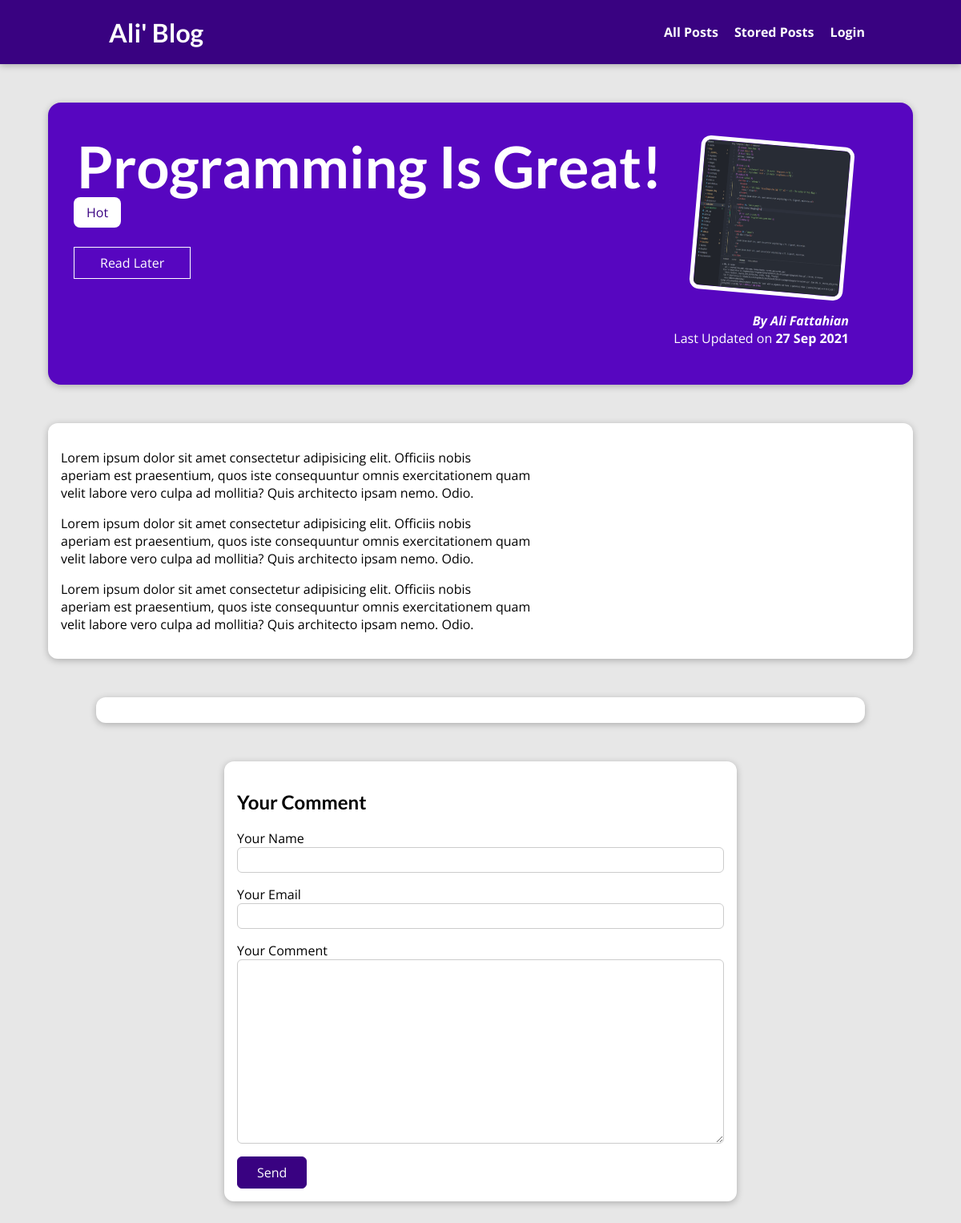
Page /posts/programming-is-fun on the committed database.
### blog/models.py (models this page shows, shortened)
class Post(models.Model):
    title = models.CharField(max_length = 50)
    excerpt = models.CharField(max_length= 200)
    image = models.ImageField(upload_to = 'posts', null = True)
    date = models.DateField(auto_now = True)
    slug = models.SlugField(unique=True) #db_index = True is here by default, we don't have to add it.(it is use to make quering the data more efficient)
    content = models.TextField(validators = [MinLengthValidator(10)])
    author = models.ForeignKey(Author, on_delete= models.SET_NULL, related_name = 'posts', null = True)
    tag = models.ManyToManyField(Tag)

class Tag(models.Model):
    caption = CharField(max_length= 50, null = True)

class Author(models.Model):
    first_name = models.CharField(max_length= 50)
    last_name = models.CharField(max_length= 80)
    email_address = models.EmailField(null = True)
    def __str__(self):
        return f'{self.first_name} {self.last_name}'

### blog/views.py (the view, shortened to what this page needs)
# urls.py: path('posts/<slug:slug>', views.PostDetailView.as_view(), name = 'post'),
class PostDetailView(View):
    def is_stored_post(self, request, post_id):
        stored_posts = request.session.get('stored_posts')
        if stored_posts is not None:
            is_saved_for_later = post_id in stored_posts
        else:
            is_saved_for_later = False
        return is_saved_for_later
    def get(self, request, slug):
        post = get_object_or_404(Post, slug = slug)
        context = {
            'one_post':post,
            'post_tags':post.tag.all(),
            'form':CommentForm(),
            'comments':post.comments.all().order_by('-id'),
            'saved_for_later':self.is_stored_post(request, post.id)
        }
        return render(request, 'blog/post-detail.html', context)

### blog/forms.py
class CommentForm(forms.ModelForm):
    class Meta:
        model = Comment
        exclude = ('post',)
        labels = {
            'username':'Your Name',
            'email': 'Your Email',
            'comment_content':'Your Comment'
        }

### blog/templates/blog/post-detail.html (shortened to what this page needs)
{%extends 'base.html' %}
{% load static %}
{% block css %}
<link rel = 'stylesheet' href = '{% static 'blog/post-detail.css' %}'>
<link rel="stylesheet" media = "screen and (min-width:501px) and (max-width:768px)" href="{% static 'blog/tablet.css' %}">
<link rel="stylesheet" media = "screen and (max-width:500px)" href="{% static 'blog/smartphone.css' %}">
{% endblock %}
{% block content %}
    <section id  = 'summary'>
        <h2>{{ one_post.title }}</h2>
        <div>
            {% for tag in post_tags %}
                <span class = 'tag'> {{ tag.caption }} </span>
            {% endfor %}
        </div>
        <div id="read-later">
            <form action="{% url "read-later" %}" method="post">
                <button>
                    {% if saved_for_later %}
                    Remove from "Read Later" List
                    {% else %}
                    Read Later
                    {% endif %}
                </button>
            </form>
        </div>
        <article>
            <img src = "{{ one_post.image.url }}" alt = '{{ one_post.title }}'>
            <address>By <a href = 'mailto:{{post.author.email_address}}'>{{ one_post.author }}</a></address>
            <div>Last Updated on <time>{{ one_post.date|date:'d M Y'}}</time></div>
        </article>
    </section>
    <main>
        {{ one_post.content|linebreaks }}
    </main>
    <section id = "comments">
    </section>
    <section id = "comment-form">
        <h2>Your Comment</h2>
        <form action="{% url 'post' one_post.slug %}" method = "post">
            {% for field in form %}
            <div class="form-control {% if field.errors %}invalid{% endif %}">
                {{ field.label }}
                {{ field }}
            </div>
            {% endfor %}
            <button type="submit">Send</button>
        </form>
    </section>
{% endblock %}

### static/app.css (style rules this page uses)
* { box-sizing: border-box; }
html { font-family: 'Open Sans', 'Lato', sans-serif; }
body { margin: 0; }
h1, h2, h3 { font-family: 'Lato', sans-serif; font-weight: bold; }

### blog/static/blog/post-detail.css (style rules this page uses)
body { background-color: #e7e7e7; }
#summary { margin: 8rem auto 3rem auto; padding: 2rem; width: 90%; max-width: 90rem; border-radius: 16px; background-color: #5706c0; position: relative; box-shadow: 0 2px 8px rgba(0, 0, 0, 0.25); height: 22rem; }
#summary h2 { color: white; font-size: 4.5rem; margin: 0.25rem; }
#summary article { position: absolute; top: 2rem; right: 3rem; padding: 1rem 2rem; border-radius: 12px; text-align: right; color: white; }
#summary article img { width: 12rem; height: 12rem; border-radius: 12px; transform: rotateZ(5deg); border: 5px solid white; margin-bottom: 1rem; }
#summary address { font-weight: bold; }
#summary a { color: white; text-decoration: none; }
#summary time { font-weight: bold; }
#read-later { margin: 2rem 0; }
#read-later button { background-color: transparent; border: 1px solid white; padding: 0.5rem 2rem; font: inherit; color: white; cursor: pointer; }
main { width: 90%; max-width: 90rem; margin: 3rem auto; background-color: white; padding: 1rem; border-radius: 12px; box-shadow: 0 2px 8px rgba(0, 0, 0, 0.25); }
.tag { color: #390281; background-color: white; padding: 0.5rem 1rem; border-radius: 8px; }
#comment-form { margin: 3rem auto; width: 90%; max-width: 40rem; border-radius: 12px; background-color: white; box-shadow: 0 2px 8px rgba(0, 0, 0, 0.25); padding: 1rem; }
#comment-form button { font:inherit; background-color: #390281; color: white; border: 1px solid #390281; padding: 0.5rem 1.5rem; border-radius: 6px; cursor: pointer; }
.form-control { margin-bottom: 1rem; }
.form-control input, .form-control textarea { display: block; width: 100%; font: inherit; padding: 0.25rem; border-radius: 6px; border: 1px solid #ccc; }
#comments { margin: 3rem auto; width: 90%; max-width: 60rem; border-radius: 12px; background-color: white; box-shadow: 0 2px 8px rgba(0, 0, 0, 0.25); padding: 1rem 2rem; }

### blog/static/blog/tablet.css (style rules this page uses)
#summary h2 { font-size: 2rem; margin-top: 3.75rem; margin-left:1rem; }
#read-later { margin-top:15%; margin-left: 5%; }
.tag { margin-left: 1rem; margin-top: 1rem; }

### blog/static/blog/smartphone.css (style rules this page uses)
body { display: flex; flex-direction: column; }
#summary { display: flex; flex-direction: column; padding: 1rem 2rem; height: 30rem; }
#summary h2 { font-size: 1.8rem; text-align: center; margin-right: 0.5rem; width: 0.9; }
.tag { margin-left: 2.2rem; }
#summary article img { height: 12rem; width: 12rem; border: none; padding: 0; margin: 0; transform: rotate(0); margin-top: 6rem; margin-left: 1.5rem; border-radius: 50%; }
#summary address { margin-top: 25%; text-align: right; }
#read-later { text-align: center; margin-top: 142%; }
#read-later button { background-color: #390281; }
main { margin-top: 5rem; }

### rows in the picture
Post: title "Programming Is Great!", image (picture), author "Ali Fattahian", date "27 Sep 2021", content "Lorem ipsum dolor sit amet consectetur adipisicing elit. Officiis nobis aperiam est praesentium, quos iste consequuntur omnis exercitationem quam velit labore vero culpa ad mollitia? Quis architecto ipsam nemo. Odio. Lorem ipsum dolor sit amet consectetur adipisicing elit. Officiis nobis aperiam est praesentium, quos iste consequuntur omnis exercitationem quam velit labore vero culpa ad mollitia? Quis architecto ipsam nemo. Odio. Lorem ipsum dolor sit amet consectetur adipisicing elit. Officiis nobis aperiam est praesentium, quos iste consequuntur omnis exercitationem quam velit labore vero culpa ad mollitia? Quis architecto ipsam nemo. Odio."
Tag: caption "Hot"

### other values in the picture
{{ field.label }} "Your Name" "Your Email" "Your Comment"
